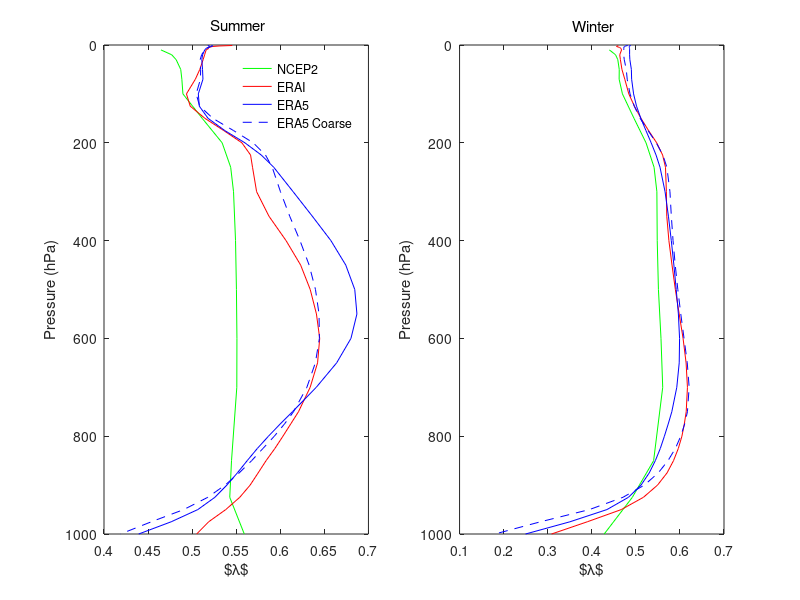

The MATLAB source for this figure:
% plot the lambda from reanalysis vs theory (calculated based on
% time averaged r's and k's

close all; clear;

tic

% averaging window

latN = 70; latS = 30;
lv = 500;

% ncep2

load('data_ncep2/asymmetry_ncep2_xt.mat');
load('data_ncep2/asymmetry_ncep2_x.mat')

[~,lat30] = min(abs(lat-latS)); [~,latm30] = min(abs(lat+latS));
[~,lat70] = min(abs(lat-latN)); [~,latm70] = min(abs(lat+latN));

[~,p500] = min(abs(level-lv));

level_ncep2 = level;

lambda_ncep2_NH_x = squeeze(mean(lambda_ncep2_x(lat70:lat30,:,:),1));
lambda_ncep2_SH_x = squeeze(mean(lambda_ncep2_x(latm30:latm70,:,:),1));

lambda_ncep2_NH_xt = squeeze(mean(lambda_ncep2_xt(lat70:lat30,:,:),1));
lambda_ncep2_SH_xt = squeeze(mean(lambda_ncep2_xt(latm30:latm70,:,:),1));

clear('level','lat','p500','lat30','lat70','latm30','latm70',...
    'lambda_ncep2_x','lambda_ncep2_xt');

% erai

load('data_erai/asymmetry_erai_NH_x.mat'); 
load('data_erai/asymmetry_erai_NH_xt.mat'); 

[~,lat30] = min(abs(lat-latS)); 
[~,lat70] = min(abs(lat-latN)); 

level_erai = level;

lambda_erai_NH_x = squeeze(mean(lambda_erai_NH_x(lat70:lat30,:,:),1));
lambda_erai_NH_xt = squeeze(mean(lambda_erai_NH_xt(lat70:lat30,:,:),1));

clear('level','lat','p500','lat30','lat70')

load('data_erai/asymmetry_erai_SH_x.mat'); 
load('data_erai/asymmetry_erai_SH_xt.mat');

[~,latm30] = min(abs(lat+latS));
[~,latm70] = min(abs(lat+latN));

lambda_erai_SH_x = squeeze(mean(lambda_erai_SH_x(latm30:latm70,:,:),1));
lambda_erai_SH_xt = squeeze(mean(lambda_erai_SH_xt(latm30:latm70,:,:),1));

clear('level','lat','p500','latm30','latm70')

% era5

load('data_era5/asymmetry_era5_NH_x.mat'); 
load('data_era5/asymmetry_era5_NH_xt.mat'); 

[~,lat30] = min(abs(lat-latS)); 
[~,lat70] = min(abs(lat-latN)); 
 
level_era5 = level;

lambda_era5_NH_x = squeeze(mean(lambda_era5_NH_x(lat70:lat30,:,:),1));
lambda_era5_NH_xt = squeeze(mean(lambda_era5_NH_xt(lat70:lat30,:,:),1));

clear('level','lat','p500','lat30','lat70')

load('data_era5/asymmetry_era5_SH_x.mat'); 
load('data_era5/asymmetry_era5_SH_xt.mat');

[~,latm30] = min(abs(lat+latS));
[~,latm70] = min(abs(lat+latN));

lambda_era5_SH_x = squeeze(mean(lambda_era5_SH_x(latm30:latm70,:,:),1));
lambda_era5_SH_xt = squeeze(mean(lambda_era5_SH_xt(latm30:latm70,:,:),1));

clear('level','lat','p500','lat30','lat70')

% era5 - coarse

load('data_era5/asymmetry_era5_NH_x_true_coarse_grain.mat');  

[~,lat30] = min(abs(lat-latS)); 
[~,lat70] = min(abs(lat-latN)); 
 
level_era5 = level;

lambda_era5_NH_x_coarse = squeeze(mean(lambda_era5_NH_x_coarse_grain(lat70:lat30,:,:),1));

clear('level','lat','p500','lat30','lat70')

load('data_era5/asymmetry_era5_SH_x_true_coarse_grain.mat'); 

[~,latm30] = min(abs(lat+latS));
[~,latm70] = min(abs(lat+latN));

lambda_era5_SH_x_coarse = squeeze(mean(lambda_era5_SH_x_coarse_grain(latm30:latm70,:,:),1));

clear('level','lat','p500','lat30','lat70')

% make figure

figure('Renderer', 'painters', 'Position', [10 10 1200 400])

subplot(1,2,1)
plot(mean(lambda_ncep2_NH_x(:,[6:8]),2),level_ncep2,'g'); hold on;
plot(mean(lambda_erai_NH_x(:,[6:8]),2),level_erai,'r'); hold on;
plot(mean(lambda_era5_NH_x(:,[6:8]),2),level_era5,'b'); hold on;
plot(mean(lambda_era5_NH_x_coarse(:,[6:8]),2),level_era5,'b--'); hold on;
title('\rm Summer')
set(gca,'Ydir','reverse')
legend('NCEP2','ERAI','ERA5','ERA5 Coarse'); legend boxoff
xlabel('$\lambda$')
ylabel('Pressure (hPa)')

subplot(1,2,2)
plot(mean(lambda_ncep2_NH_x(:,[1,2,12]),2),level_ncep2,'g'); hold on;
plot(mean(lambda_erai_NH_x(:,[1,2,12]),2),level_erai,'r'); hold on;
plot(mean(lambda_era5_NH_x(:,[1,2,12]),2),level_era5,'b'); hold on;
plot(mean(lambda_era5_NH_x_coarse(:,[1,2,12]),2),level_era5,'b--'); hold on;
title('\rm Winter')
set(gca,'Ydir','reverse')
xlabel('$\lambda$')
ylabel('Pressure (hPa)')